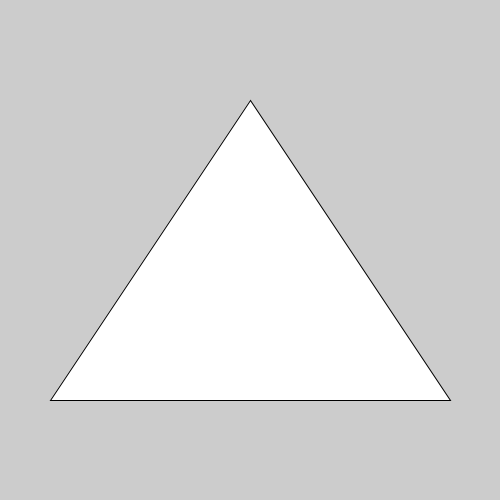
Frame 1 (no input)
Frame 60 (the mouse pressed at the canvas centre just before this capture): identical to frame 1, image omitted
Frame 120 (the mouse held since frame 60 and released just before this capture): identical to frame 1, image omitted

The Processing sketch that drew this single still picture (run headless with seeded random() and noise(); from frame 60 on, the mouse is pressed at the canvas centre):

// Processing sketch: opdracht_9_8
// ── opdracht_9_8.pde
void setup(){
  size(500,500);
  tekenDriehoek(50,400,250,100,450,400);
}

void draw(){
}

void tekenDriehoek(int x1, int y1, int x2, int y2, int x3, int y3) {
    triangle(x1,y1,x2,y2,x3,y3);
}
